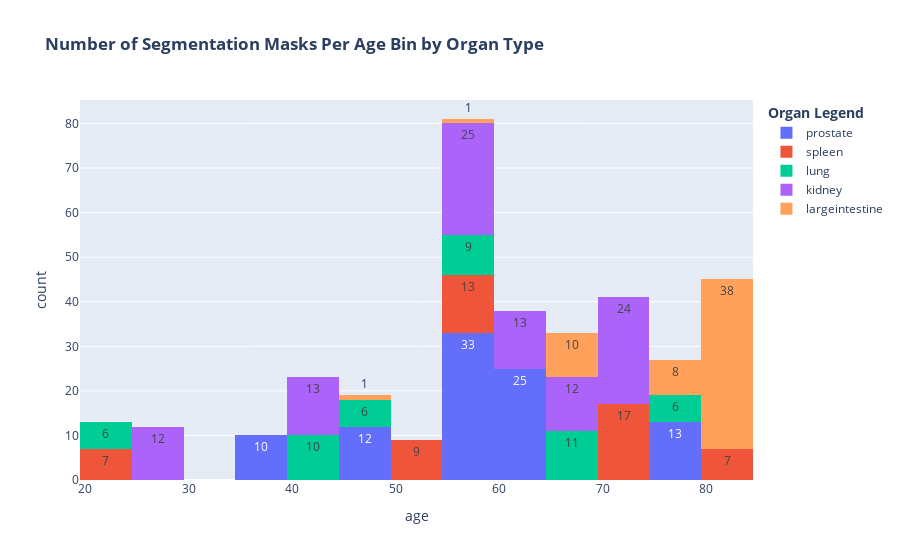

The notebook cell saved with this chart:
### Code cell
fig = px.histogram(train_df, train_df["age"], color="organ", 
                   title="<b>Number of Segmentation Masks Per Age Bin by Organ Type </b>",
                   labels={"organ":"<b>Organ Legend</b>", 
                         "count":"<b>Number Of Observations</b>",
                         "x":"<b>Age</b>"}, text_auto=True,
                  )
fig.show()

### Figure 1 — Plotly figure (JSON) as saved in the notebook; plotly's stock layout.template omitted (floating-point values rounded to 4 significant figures)
{"data": [{"alignmentgroup": "True", "bingroup": "x", "hovertemplate": "<b>Organ Legend</b>=prostate<br>age=%{x}<br>count=%{y}<extra></extra>", "legendgroup": "prostate", "marker": {"color": "#636efa", "pattern": {"shape": ""}}, "name": "prostate", "offsetgroup": "prostate", "orientation": "v", "showlegend": true, "texttemplate": "%{value}", "type": "histogram", "x": [37, 76, 57, 60, 60, 60, 55, 61, 37, 76, 57, 76, 37, 60, 61, 48, 60, 48, 57, 61, 48, 55, 55, 37, 48, 55, 60, 57, 55, 76, 55, 55, 76, 48, 76, 61, 60, 61, 55, 48, 55, 48, 60, 48, 48, 61, 55, 76, 55, 55, 60, 57, 60, 76, 61, 55, 37, 76, 55, 37, 57, 60, 61, 55, 55, 48, 57, 55, 61, 55, 61, 76, 37, 57, 48, 60, 76, 61, 37, 55, 57, 76, 55, 60, 76, 37, 37, 57, 48, 61, 55, 55, 55], "xaxis": "x", "yaxis": "y"}, {"alignmentgroup": "True", "bingroup": "x", "hovertemplate": "<b>Organ Legend</b>=spleen<br>age=%{x}<br>count=%{y}<extra></extra>", "legendgroup": "spleen", "marker": {"color": "#EF553B", "pattern": {"shape": ""}}, "name": "spleen", "offsetgroup": "spleen", "orientation": "v", "showlegend": true, "texttemplate": "%{value}", "type": "histogram", "x": [82, 21, 50, 74, 21, 21, 74, 57, 74, 72, 50, 74, 74, 50, 57, 21, 72, 82, 82, 82, 50, 57, 82, 50, 50, 74, 50, 74, 21, 70, 21, 72, 70, 50, 57, 57, 74, 57, 74, 57, 74, 21, 72, 57, 72, 50, 57, 82, 57, 57, 57, 57, 82], "xaxis": "x", "yaxis": "y"}, {"alignmentgroup": "True", "bingroup": "x", "hovertemplate": "<b>Organ Legend</b>=lung<br>age=%{x}<br>count=%{y}<extra></extra>", "legendgroup": "lung", "marker": {"color": "#00cc96", "pattern": {"shape": ""}}, "name": "lung", "offsetgroup": "lung", "orientation": "v", "showlegend": true, "texttemplate": "%{value}", "type": "histogram", "x": [78, 65, 43, 59, 78, 21, 21, 57, 21, 78, 67, 57, 43, 43, 57, 43, 78, 43, 78, 67, 59, 49, 43, 21, 67, 49, 57, 65, 43, 49, 59, 21, 65, 67, 65, 65, 65, 49, 65, 43, 43, 59, 43, 21, 78, 49, 49, 57], "xaxis": "x", "yaxis": "y"}, {"alignmentgroup": "True", "bingroup": "x", "hovertemplate": "<b>Organ Legend</b>=kidney<br>age=%{x}<br>count=%{y}<extra></extra>", "legendgroup": "kidney", "marker": {"color": "#ab63fa", "pattern": {"shape": ""}}, "name": "kidney", "offsetgroup": "kidney", "orientation": "v", "showlegend": true, "texttemplate": "%{value}", "type": "histogram", "x": [68, 41, 73, 61, 73, 68, 41, 59, 28, 68, 70, 61, 68, 73, 73, 61, 70, 59, 41, 70, 56, 59, 70, 59, 56, 70, 70, 28, 73, 59, 73, 41, 41, 73, 61, 56, 59, 61, 41, 68, 41, 56, 56, 61, 68, 59, 61, 68, 28, 41, 73, 28, 41, 59, 28, 70, 59, 68, 70, 70, 73, 73, 70, 59, 70, 68, 70, 56, 41, 56, 56, 28, 59, 28, 68, 61, 61, 28, 56, 41, 70, 41, 61, 28, 56, 41, 59, 61, 56, 59, 68, 73, 56, 68, 28, 61, 61, 28, 28], "xaxis": "x", "yaxis": "y"}, {"alignmentgroup": "True", "bingroup": "x", "hovertemplate": "<b>Organ Legend</b>=largeintestine<br>age=%{x}<br>count=%{y}<extra></extra>", "legendgroup": "largeintestine", "marker": {"color": "#FFA15A", "pattern": {"shape": ""}}, "name": "largeintestine", "offsetgroup": "largeintestine", "orientation": "v", "showlegend": true, "texttemplate": "%{value}", "type": "histogram", "x": [83, 79, 84, 84, 79, 83, 84, 83, 83, 65, 83, 84, 83, 84, 65, 83, 84, 84, 79, 84, 83, 79, 84, 84, 55, 84, 84, 65, 84, 65, 79, 84, 84, 84, 83, 84, 83, 84, 84, 83, 84, 65, 79, 83, 65, 65, 65, 65, 47, 84, 84, 79, 79, 83, 65, 84, 84, 84], "xaxis": "x", "yaxis": "y"}], "layout": {"barmode": "relative", "legend": {"title": {"text": "<b>Organ Legend</b>"}, "tracegroupgap": 0}, "title": {"text": "<b>Number of Segmentation Masks Per Age Bin by Organ Type </b>"}, "xaxis": {"anchor": "y", "domain": [0, 1], "title": {"text": "age"}}, "yaxis": {"anchor": "x", "domain": [0, 1], "title": {"text": "count"}}}}
